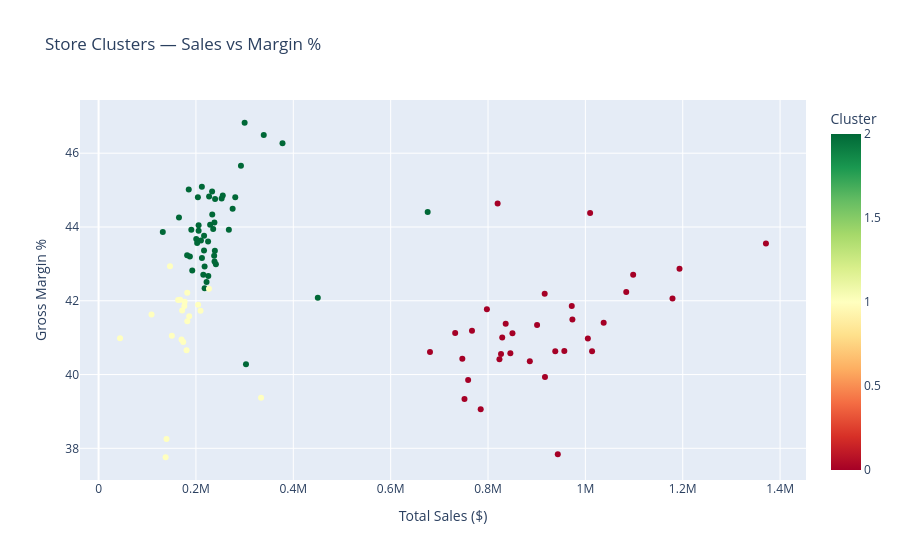

Notebook source saved alongside this figure:
### Code cell
# Apply K-Means with 3 clusters
km_final = KMeans(n_clusters=3, random_state=42, n_init=10)
cluster_df['Cluster'] = km_final.fit_predict(scaled)

# See what each cluster looks like
print(cluster_df.groupby('Cluster')[features].mean())

# Visualize
fig = px.scatter(cluster_df, x='Total_Sales', y='Margin_Pct',
                 color='Cluster', hover_data=['LocationID'],
                 title='Store Clusters — Sales vs Margin %',
                 labels={'Total_Sales': 'Total Sales ($)', 'Margin_Pct': 'Gross Margin %'},
                 color_continuous_scale='RdYlGn')
fig.show()
